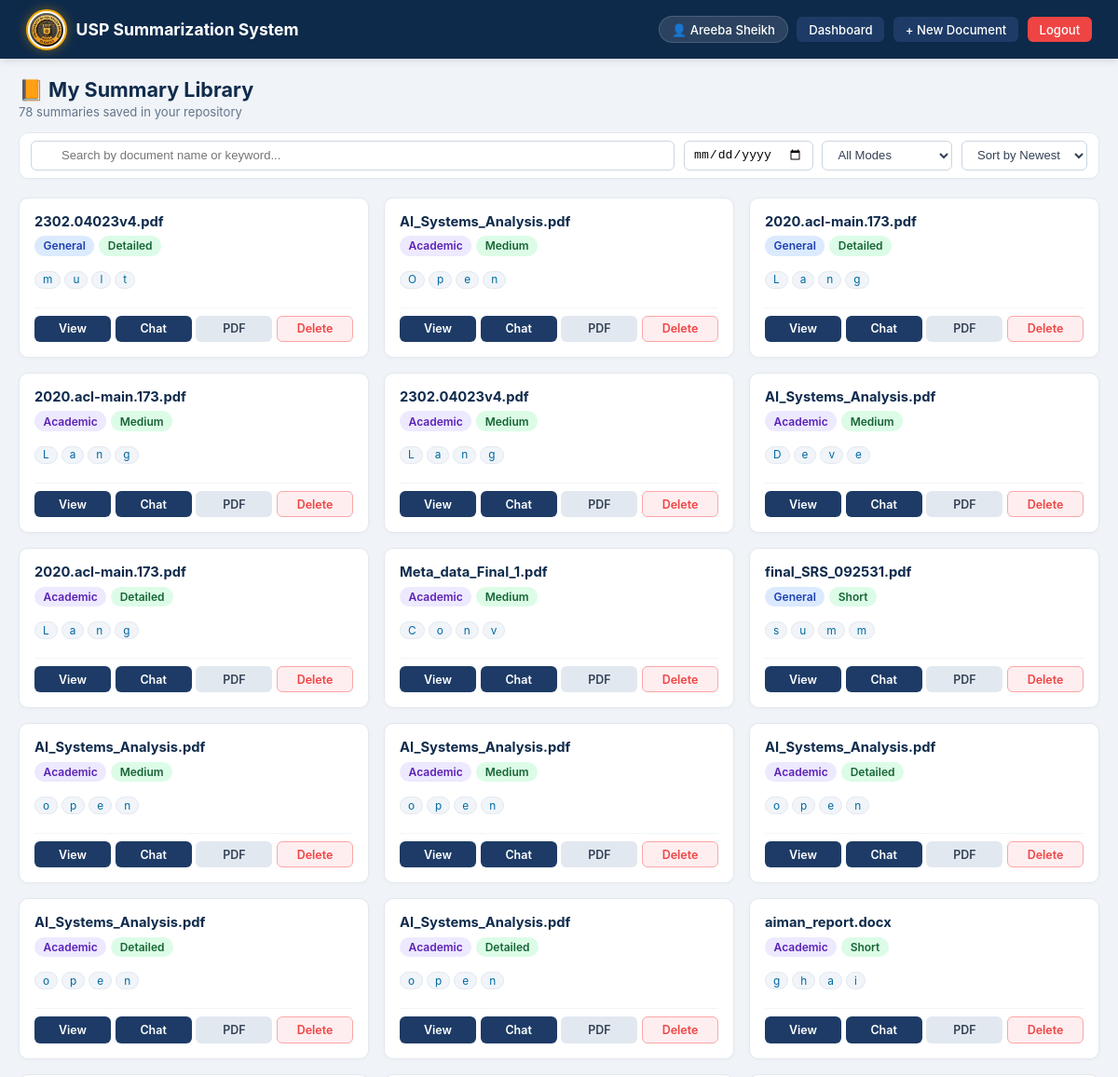
/library (signed in, upper part), run on an earlier commit of the app's database.
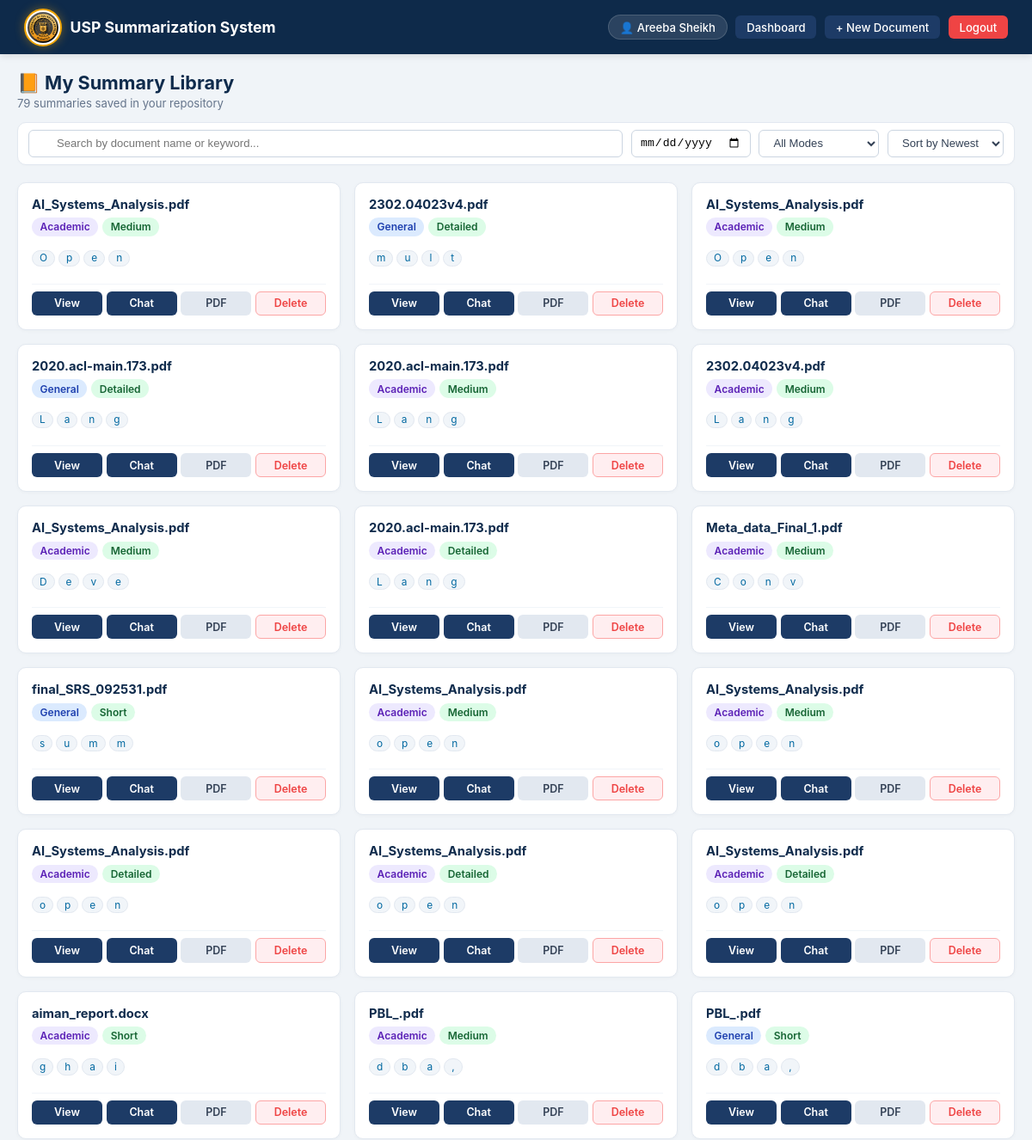
And on a later commit of the database.
### models/document.py (models this page shows)
class Document(db.Model):
    __tablename__ = 'documents'
    document_id = db.Column(db.Integer, primary_key=True, autoincrement=True)
    user_id = db.Column(db.Integer, db.ForeignKey('users.user_id'), nullable=False)
    filename = db.Column(db.String(255), nullable=False)
    filetype = db.Column(db.String(10), nullable=False)
    upload_date = db.Column(db.DateTime, default=datetime.utcnow)
    extracted_text = db.Column(db.Text, nullable=False)
    summaries = db.relationship('Summary', backref='document', lazy=True)
    chats = db.relationship('Chat', backref='document', lazy=True)

### models/summary.py (models this page shows)
class Summary(db.Model):
    __tablename__ = 'summaries'
    summary_id = db.Column(db.Integer, primary_key=True, autoincrement=True)
    document_id = db.Column(db.Integer, db.ForeignKey('documents.document_id'), nullable=False)
    mode = db.Column(db.String(20), nullable=False)
    length = db.Column(db.String(20), nullable=False)
    summary_text = db.Column(db.Text, nullable=False)
    keywords = db.Column(db.Text, nullable=True)
    rating = db.Column(db.Integer, nullable=True)
    generated_date = db.Column(db.DateTime, default=datetime.utcnow)

### routes/library.py (the view)
@library.route('/library')
@login_required
def view_library():
    user_id = session['user_id']
    documents = Document.query.filter_by(
        user_id=user_id
    ).order_by(Document.upload_date.desc()).all()
    library_items = []
    for doc in documents:
        summaries = Summary.query.filter_by(
            document_id=doc.document_id
        ).order_by(Summary.generated_date.desc()).all()
        for summary in summaries:
            try:
                data = json.loads(summary.summary_text)
                if isinstance(data, dict):
                    first_section = list(data.values())[0]
                    if len(first_section) > 150:
                        preview = first_section[:150] + '...'
                    else:
                        preview = first_section
                else:
                    preview = str(data)[:150] + '...'
            except (json.JSONDecodeError, ValueError, KeyError):
                preview = summary.summary_text[:150] + '...'
            library_items.append({
                'summary_id': summary.summary_id,
                'doc_name': doc.filename,
                'doc_id': doc.document_id,
                'mode': summary.mode,
                'length': summary.length,
                'keywords': summary.keywords,
                'rating': summary.rating,
                'generated_date': summary.generated_date,
                'upload_date': doc.upload_date,
                'preview': preview
            })
    return render_template('library.html',
        items=library_items,
        total=len(library_items)
    )

### app.py (called while the page is built)
@event.listens_for(Engine, "connect")
def set_sqlite_pragma(dbapi_connection, connection_record):
    if isinstance(dbapi_connection, sqlite3.Connection):
        cursor = dbapi_connection.cursor()
        cursor.execute("PRAGMA foreign_keys=ON")
        cursor.close()

### routes/library.py (called while the page is built)
def login_required(f):
    @wraps(f)
    def decorated(*args, **kwargs):
        if 'user_id' not in session:
            flash('Please login first.', 'error')
            return redirect(url_for('auth.login'))
        return f(*args, **kwargs)
    return decorated

### templates/library.html (shortened to what this page needs)
{% extends "base.html" %}
{% block content %}
<nav class="navbar">
    <div class="nav-brand">
        <div class="logo-circle">
            <img src="/static/images/logo.png" alt="USP Crest Logo" class="logo-img">
        </div>
        <span>USP Summarization System</span>
    </div>
    <div class="nav-links">
        <span class="nav-user">👤 {{ session.user_name }}</span>
        <a href="/dashboard" class="btn-nav">Dashboard</a>
        <a href="/upload" class="btn-nav">+ New Document</a>
        <a href="/logout" class="btn-logout">Logout</a>
    </div>
</nav>
<div class="page-wrapper">
    <div class="page-header">
        <h2>📙 My Summary Library</h2>
        <p>{{ total if total else (items | length if items else 0) }} summaries saved in your repository</p>
    </div>
    <div class="filter-bar">
        <div class="search-input-wrap">
            <input type="text" id="searchInput" placeholder="Search by document name or keyword...">
        </div>
        <div class="date-filter-wrap">
            <input type="date" id="dateFilter" title="Select Date Filter">
        </div>
        <select id="modeFilter" class="filter-select">
            <option value="all">All Modes</option>
        </select>
        <select id="sortFilter" class="filter-select">
            <option value="newest">Sort by Newest</option>
        </select>
    </div>
    {% if items %}
        <div class="library-grid" id="libraryGrid">
            {% for item in items %}
            {% set doc_title = item.doc_name if item.doc_name else 'Document' %}
            {% set mode_name = item.mode if item.mode else 'general' %}
            {% set sum_content = item.summary if item.summary else '' %}
            {% if sum_content is mapping %}
                {% set sum_text = sum_content.values() | join(' ') %}
            {% else %}
                {% set sum_text = sum_content | string %}
            {% endif %}
            {% set word_cnt = sum_text.split() | length if sum_text else 0 %}
            <div class="library-card"
                 style="display: flex !important;"
                 data-doc="{{ doc_title | lower }}"
                 data-mode="{{ mode_name | lower }}"
                 data-date="{% if item.generated_date %}{{ item.generated_date }}{% else %}2026-09-15{% endif %}"
                 data-keywords="{% if item.keywords %}{{ item.keywords | join(' ') | lower }}{% endif %}">
                <div class="lib-card-top">
                    <div class="lib-doc-name">
                         {{ doc_title }}
                    </div>
                    <div class="lib-meta-badges">
                        <span class="badge {% if mode_name == 'academic' %}badge-academic{% else %}badge-general{% endif %}">
                            {{ mode_name | capitalize }}
                        </span>
                        {% if item.length %}
                        <span class="badge badge-length">
                            {{ item.length | capitalize }}
                        </span>
                        {% endif %}
                    </div>
                    {% if item.keywords %}
                    <div class="lib-keywords">
                        {% for kw in item.keywords[:4] %}
                            <span class="keyword-chip"> {{ kw }}</span>
                        {% endfor %}
                    </div>
                    {% endif %}
                </div>
                <div class="lib-card-actions">
                    <a href="/library/view/{{ item.summary_id }}" class="btn-card btn-view" title="View Detail">
                        View
                    </a>
                    <a href="/chat-page/{{ item.doc_id if item.doc_id else item.summary_id }}" class="btn-card btn-chat" title="Chat with PDF">
                        Chat
                    </a>
                    <a href="/download/{{ item.summary_id }}" class="btn-card btn-pdf" title="Download PDF">
                        PDF
                    </a>
                    <a href="/library/delete/{{ item.summary_id }}" class="btn-card btn-delete" onclick="return confirm('Are you sure you want to delete this summary?');" title="Delete Summary">
                        Delete
                    </a>
                </div>
            </div>
            {% endfor %}
        </div>
    {% else %}
        <div class="empty-state">
            <h3>No Summaries Found</h3>
            <p>Upload a document to generate your first summary.</p>
            <a href="/upload" class="btn-nav" style="display: inline-block; margin-top: 0.8rem;">+ Upload New Document</a>
        </div>
    {% endif %}
</div>
{% endblock %}

### templates/base.html (shortened to what this page needs)
<!DOCTYPE html>
<html lang="en">
<head>
    <link rel="stylesheet" href="{{ url_for('static', filename='css/style.css') }}">
</head>
<body>
    {% block content %}{% endblock %}
</body>
</html>

### static/css/style.css (style rules this page uses)
* { margin: 0; padding: 0; box-sizing: border-box; }
body { font-family: Arial, sans-serif; background: #f0f4f8; color: #333; }
.navbar { background: #1a3a6b; padding: 15px 30px; display: flex; justify-content: space-between; align-items: center; color: white; }
.nav-brand { font-size: 16px; color: white; }
.nav-links { display: flex; align-items: center; gap: 20px; }
.nav-user { font-size: 14px; color: #ccc; }
.btn-logout { background: #e74c3c; color: white; padding: 8px 16px; border-radius: 6px; text-decoration: none; font-size: 13px; }
.btn-card { background: #2e75b6; color: white; padding: 10px 20px; border-radius: 6px; text-decoration: none; font-size: 13px; display: inline-block; }
.page-wrapper { max-width: 900px; margin: 40px auto; padding: 0 20px; }
.page-header { margin-bottom: 25px; }
.page-header h2 { color: #1a3a6b; font-size: 22px; margin-bottom: 6px; }
.page-header p { color: #666; font-size: 14px; }
.badge { background: #e8f0fe; color: #1a3a6b; padding: 4px 10px; border-radius: 4px; font-size: 12px; font-weight: bold; }
.btn-nav { background: #2e75b6; color: white; padding: 8px 14px; border-radius: 6px; text-decoration: none; font-size: 13px; }
.library-grid { display: grid; grid-template-columns: repeat(auto-fill, minmax(320px, 1fr)); gap: 20px; }
.library-card { background: white; border-radius: 12px; padding: 20px; box-shadow: 0 2px 10px rgba(0,0,0,0.08); display: flex; flex-direction: column; gap: 12px; transition: transform 0.2s; }
.lib-doc-name { font-weight: bold; font-size: 14px; color: #1a3a6b; flex: 1; word-break: break-word; }
.badge-length { background: #e8f5e9; color: #2e7d32; padding: 3px 8px; border-radius: 4px; font-size: 11px; }
.lib-keywords { display: flex; flex-wrap: wrap; gap: 4px; }

What changed in the data, as far as the page shows it:
added Document: items "AI_Systems_Analysis.pdf"
added Summary: mode "Academic", length "Medium"
now on this page (row unchanged): Document: items "PBL_.pdf"
now on this page (row unchanged): Summary: mode "Academic", length "Medium"
now on this page (row unchanged): Document: items "PBL_.pdf"
now on this page (row unchanged): Summary: mode "General", length "Short"
Also different on the page:
{{ total if total else (items | length if items else 0) }}: "78" → "79"
list line gone: "D v e"
new list line: "O p n"
list line gone: "o p n"
new list line: "D v e"
new list line: "AI_Systems_Analysis.pdf"
new list line: "Academic Medium"
new list line: "o p e n View Chat PDF Delete"
new list line: "d b a , View Chat PDF Delete"
